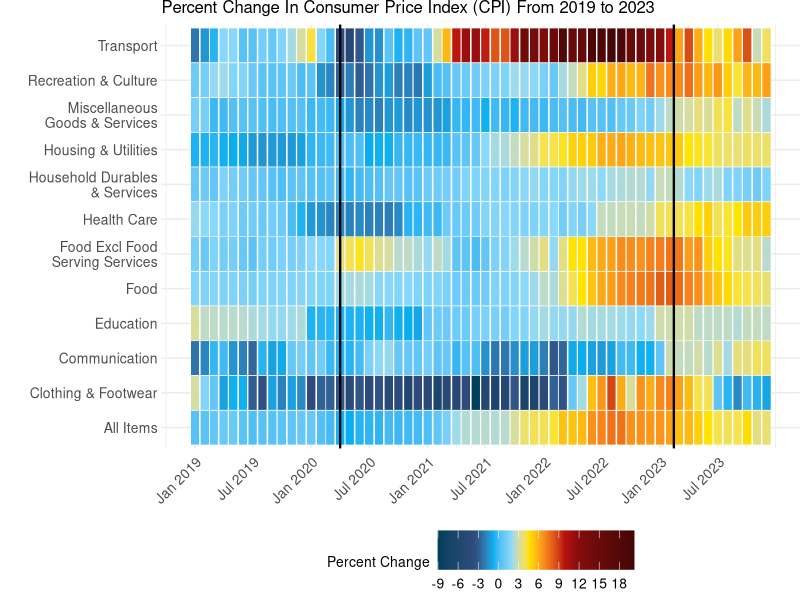
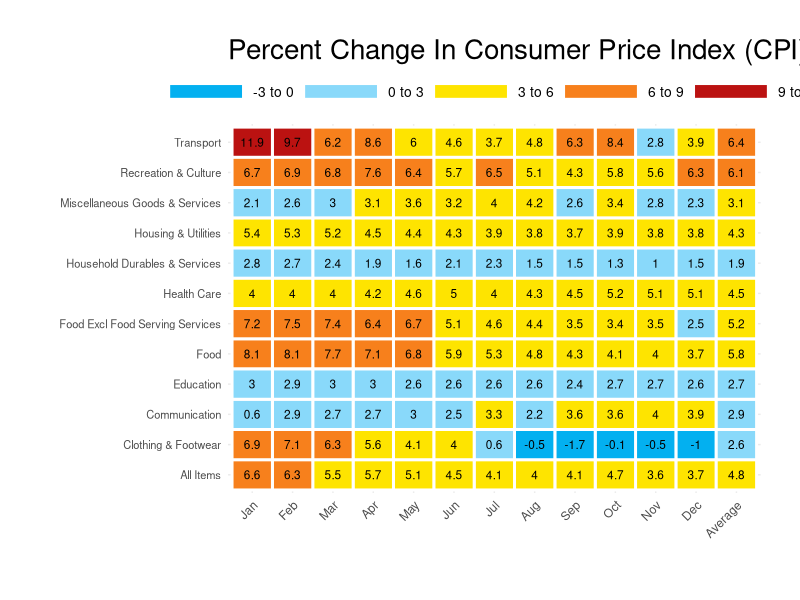
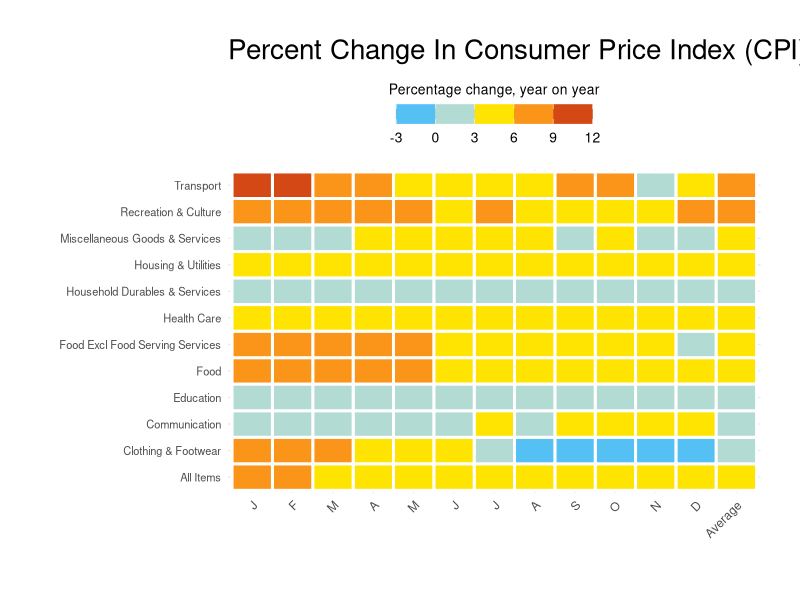
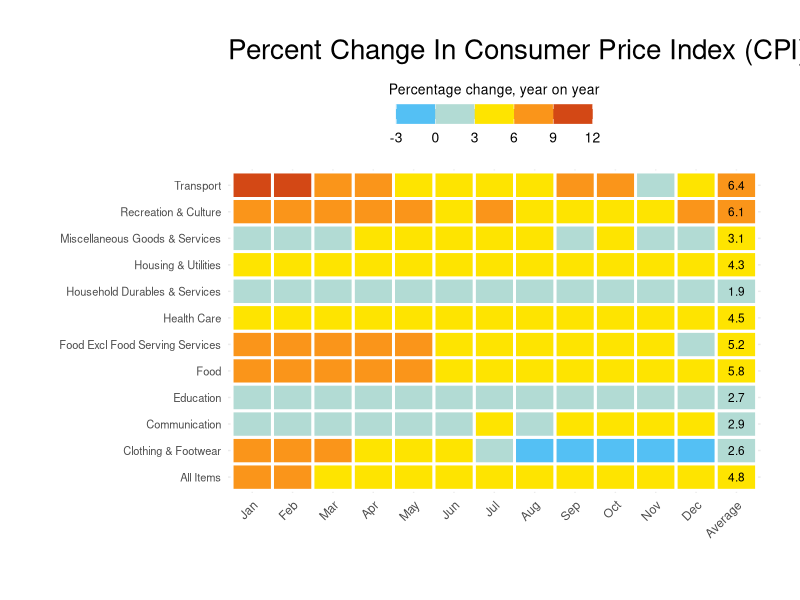

R code for these plots, in order:
## ---- chunk 1
# Load necessary libraries
library(tidyverse)
library(lubridate)
library(ggplot2)
## ---- chunk 2
# Load the dataset
dataset <- read_csv("M212911.csv", skip = 10)
dataset <- dataset[1:152,]
## ---- chunk 3
# Convert relevant columns to numeric
dataset <- dataset %>%
  mutate(across(matches("^2019|^2020|^2021|^2022|^2023"), ~ as.numeric(as.character(.))))

month_data <- dataset %>%
  filter(`Data Series` %in% c("Food", "Food Excl Food Serving Services", "Clothing & Footwear", "Housing & Utilities", "Household Durables & Services", "Health Care", "Transport", "Communication", "Recreation & Culture", "Education", "Miscellaneous Goods & Services", "All Items")) %>%
  select(`Data Series`, matches("^2019|^2020|^2021|^2022|^2023"))

## ---- chunk 4
# Pivot longer for heatmap generation
long_data <- month_data %>%
  pivot_longer(cols = matches("^2019|^2020|^2021|^2022|^2023"), 
               names_to = "Year_Month", values_to = "Percent_Change") %>%
  separate(Year_Month, into = c("Year", "Month"), sep = " ") %>%
  mutate(Year = as.integer(Year), 
         Month = factor(Month, levels = c("Jan", "Feb", "Mar", "Apr", "May", "Jun", "Jul", "Aug", "Sep", "Oct", "Nov", "Dec")),
         Date = as.Date(paste(Year, Month, "01", sep = "-"), format = "%Y-%b-%d"))

# Adjust the data series names for better readability
long_data <- long_data %>%
  mutate(`Data Series` = case_when(
    `Data Series` == "Miscellaneous Goods & Services" ~ "Miscellaneous\nGoods & Services",
    `Data Series` == "Household Durables & Services" ~ "Household Durables\n& Services",
    `Data Series` == "Food Excl Food Serving Services" ~ "Food Excl Food\nServing Services",
    TRUE ~ as.character(`Data Series`)
  ))



# Define custom color scale
color_scale <- scale_fill_gradientn(
   colors = c("#003f5c","#2f4b7c","#03b0f0", "#89d9fa", "#fee400", "#f7801c", "#bb1211", "#7a0c0a", "#440606"),
  #colors = c("#03b0f0", "#89d9fa", "#fee400", "#f7801c", "#bb1211"),
  values = scales::rescale(c(min(long_data$Percent_Change, na.rm = TRUE), -3, 0, 3, 6, 9, 12, max(long_data$Percent_Change, na.rm = TRUE))),  # Define breakpoints dynamically
  limits = c(min(long_data$Percent_Change, na.rm = TRUE), max(long_data$Percent_Change, na.rm = TRUE)),  # Dynamic limits
  breaks = seq(floor(min(long_data$Percent_Change, na.rm = TRUE)), ceiling(max(long_data$Percent_Change, na.rm = TRUE)), by = 3),  # Adjust breaks dynamically
  labels = as.character(seq(floor(min(long_data$Percent_Change, na.rm = TRUE)), ceiling(max(long_data$Percent_Change, na.rm = TRUE)), by = 3))  # Adjust labels dynamically
)
## ---- chunk 5




# Generate heatmap with customized color and spacing
ggplot(long_data, aes(x = Date, y = `Data Series`, fill = Percent_Change)) +
  geom_tile(color = "white", size = 0.2) +  # Add spacing between tiles
  geom_vline(xintercept = as.numeric(as.Date("2020-04-01")), color = "black", linetype = "solid", size = 0.8) +  # circuit breaker lockdown 
  geom_vline(xintercept = as.numeric(as.Date("2023-02-13")), color = "black", linetype = "solid", size = 0.8) +  # fully release
  color_scale +
  scale_x_date(
    breaks = seq.Date(from = min(long_data$Date, na.rm = TRUE), to = max(long_data$Date, na.rm = TRUE), by = "6 months"),
    date_labels = "%b %Y"
  )+
  labs(title = "Percent Change In Consumer Price Index (CPI) From 2019 to 2023",
       x = NULL, y = NULL, fill = "Percent Change") +
  theme_minimal() +
  theme(axis.text.x = element_text(angle = 45, hjust = 1)) +
  theme(plot.title = element_text(size = 12), 
        axis.text.x = element_text(size = 10), 
        axis.text.y = element_text(size = 10, margin = margin(0, 0, 0, 20)), 
        legend.title = element_text(size = 10),
        legend.text = element_text(size = 10)) +
  theme(plot.margin = unit(c(0, 0, 0, 0), "cm")) +
  theme(legend.position = "bottom") +
  theme(legend.key.size = unit(1, "cm")) +
  theme(legend.key.width = unit(1, "cm"))
## ---- chunk 6

# Filter for 2023 data
data_2023 <- month_data %>%
  select(`Data Series`, matches("^2023"))

# Calculate average change for 2023
data_2023 <- data_2023 %>%
  rowwise() %>%
  mutate(`2023 Average Change` = mean(c_across(matches("^2023")), na.rm = TRUE)) %>%
  ungroup()

# Pivot longer for heatmap generation
long_data <- data_2023 %>%
  pivot_longer(cols = matches("^2023"), 
               names_to = "Year_Month", values_to = "Percent_Change") %>%
  separate(Year_Month, into = c("Year", "Month"), sep = " ", extra = "drop") %>%
  mutate(Year = as.integer(Year), 
         Month = factor(Month, levels = c("Jan", "Feb", "Mar", "Apr", "May", "Jun", "Jul", "Aug", "Sep", "Oct", "Nov", "Dec")))

# Define the custom discrete color scale
discrete_colors <- c("#03b0f0", "#89d9fa", "#fee400", "#f7801c", "#bb1211")
breaks <- c(-3, 0, 3, 6, 9, 12)
labels <- c("-3 to 0", "0 to 3", "3 to 6", "6 to 9", "9 to 12")


## ---- chunk 7
# Prepare data for the average change row
average_data <- data_2023 %>%
  select(`Data Series`, `2023 Average Change`) %>%
  rename(Percent_Change = `2023 Average Change`) %>%
  mutate(Month = "Average", Year = 2023)


# Combine the average data with the original long data
combined_data <- bind_rows(long_data, average_data)

# Ensure "Average" appears last in the plot
combined_data$Month <- factor(combined_data$Month, levels = c(levels(long_data$Month), "Average"))


# Filter out any NA values
combined_data <- combined_data %>% filter(!is.na(Month))

## ---- chunk 8
print(combined_data)
## ---- chunk 9

# Generate the heatmap including the average row
heatmap_with_average <- ggplot(combined_data, aes(x = Month, y = `Data Series`)) +
  geom_tile(aes(fill = cut(Percent_Change, breaks = breaks, labels = labels, include.lowest = TRUE)), color = "white", size = 1) +  # Use white fill and black border for each tile
  scale_fill_manual(values = setNames(discrete_colors, labels), name = "Percent Change") +
  geom_text(aes(label = round(Percent_Change, 1)), size = 3, color = "black") +  # Add text labels for percent change
  labs(title = "Percent Change In Consumer Price Index (CPI) Over Corresponding Period Of Previous Year, 2023",
       x = "", y = "") +
  theme_minimal() +
  theme(axis.text.x = element_text(angle = 45, hjust = 1),  # Rotate x-axis labels
        axis.text.y = element_text(size = 8),  # Adjust y-axis label size
        plot.title = element_text(size = 20), 
        legend.title = element_blank(),  # Remove legend title
        legend.text = element_text(size = 10),
        legend.position = "top",
        legend.direction = "horizontal",
        legend.key.height = unit(0.5, "cm"),
        legend.key.width = unit(2, "cm"),
        legend.spacing.x = unit(0, "cm"),
        legend.spacing.y = unit(0.5, "cm"),
        plot.margin = unit(c(1, 1, 1, 1), "cm"))

# Display the heatmap with the average row
print(heatmap_with_average)
## ---- chunk 10
colors <- c("#03b0f0", "#89d9fa", "#fee400", "#f7801c", "#bb1211")
breaks <- c(-3, 0, 3, 6, 9, 12)
labels <- as.character(breaks)


# Create a vector of month abbreviations
month_abbr <- c("J", "F", "M", "A", "M", "J", "J", "A", "S", "O", "N", "D", "Average")


combined_data <- combined_data %>%
  mutate(is_average = if_else(Month == "Average", TRUE, FALSE))
# Generate the heatmap without displaying numbers in the average column
heatmap_with_average <- ggplot(combined_data, aes(x = Month, y = `Data Series`)) +
  geom_tile(aes(fill = Percent_Change), color = "white", size = 1) +  # Use white fill and black border for each tile
  scale_fill_stepsn(colors = colors, breaks = breaks, labels = labels, name = "Percentage change, year on year",
                    limits = c(min(breaks), max(breaks))) +
  geom_text(aes(label = ifelse(FALSE, round(Percent_Change, 1), "")), size = 3, color = "black") +  # No text labels for average column
  labs(title = "Percent Change In Consumer Price Index (CPI) Over Corresponding Period Of Previous Year, 2023",
       x = "", y = "") +
  scale_x_discrete(labels = month_abbr) +
  theme_minimal() +
  theme(axis.text.x = element_text(angle = 45, hjust = 1),  # Rotate x-axis labels
        axis.text.y = element_text(size = 8),  # Adjust y-axis label size
        plot.title = element_text(size = 20), 
        legend.title = element_text(size = 10),  # Customize legend title size
        legend.text = element_text(size = 10),
        legend.position = "top",
        legend.direction = "horizontal",
        legend.key.height = unit(0.5, "cm"),
        legend.key.width = unit(1, "cm"),
        legend.spacing.x = unit(0, "cm"),
        legend.spacing.y = unit(0.5, "cm"),
        plot.margin = unit(c(1, 1, 1, 1), "cm")) +
  guides(fill = guide_colorbar(title.position = "top", title.hjust = 0.5))
# Display the heatmap with the average row
print(heatmap_with_average)


## ---- chunk 11

combined_data <- combined_data %>%
  mutate(is_average = if_else(Month == "Average", TRUE, FALSE))

# Generate the heatmap including the average row
heatmap_with_average <- ggplot(combined_data, aes(x = Month, y = `Data Series`)) +
  geom_tile(aes(fill = Percent_Change), color = "white", size = 1) +  # Use white fill and black border for each tile
  scale_fill_stepsn(colors = colors, breaks = breaks, labels = labels, name = "Percentage change, year on year", 
                    limits = c(min(breaks), max(breaks))) +
  geom_text(aes(label = ifelse(is_average, round(Percent_Change, 1), "")), size = 3, color = "black") +  # Add text labels for percent change only for average
  labs(title = "Percent Change In Consumer Price Index (CPI) Over Corresponding Period Of Previous Year, 2023",
       x = "", y = "") +
  theme_minimal() +
  theme(axis.text.x = element_text(angle = 45, hjust = 1),  # Rotate x-axis labels
        axis.text.y = element_text(size = 8),  # Adjust y-axis label size
        plot.title = element_text(size = 20), 
        legend.title = element_text(size = 10),  # Customize legend title size
        legend.text = element_text(size = 10),
        legend.position = "top",
        legend.direction = "horizontal",
        legend.key.height = unit(0.5, "cm"),
        legend.key.width = unit(1, "cm"),
        legend.spacing.x = unit(0, "cm"),
        legend.spacing.y = unit(0.5, "cm"),
        plot.margin = unit(c(1, 1, 1, 1), "cm")) +
  guides(fill = guide_colorbar(title.position = "top", title.hjust = 0.5))


# Display the heatmap with the average row
print(heatmap_with_average)
